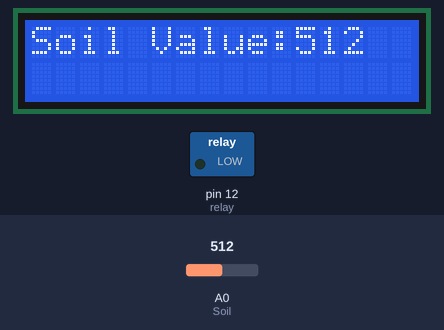
Bench run of a sketch on a simulated Arduino Uno, built with avr-gcc and run on an emulated ATmega328P. On the bench: 16×2 character LCD, switched loads named in the sketch (green lamp = pin HIGH). The inputs (shaded band) are chosen by the test bench; at power-on: A0 (Soil) = 512. The modem accepts every AT command (registered, SIM ready, sends succeed) and sends nothing else; what the sketch prints to the serial monitor is not drawn.

Above: at 4.2 s.
4.3 s: A0 (Soil) set to 585
At 11.6 s:
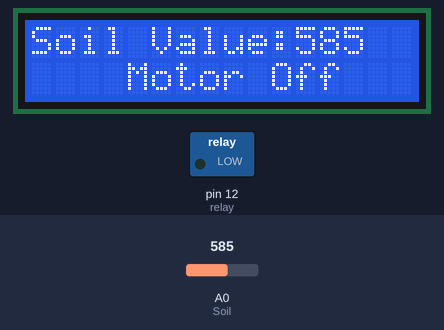
14.3 s: A0 (Soil) set to 613
At 18.4 s:
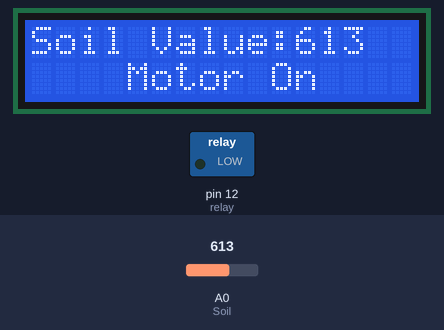
24.3 s: A0 (Soil) set to 590
At 26.2 s:
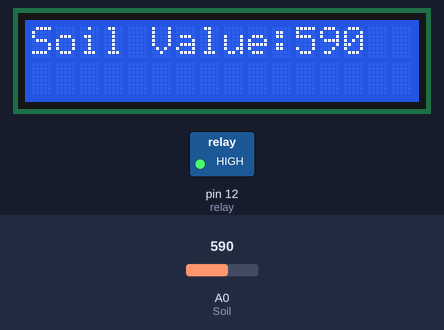
Timing chart, 0 to 30.6 s (numbered marks = the images above; inputs shaded):
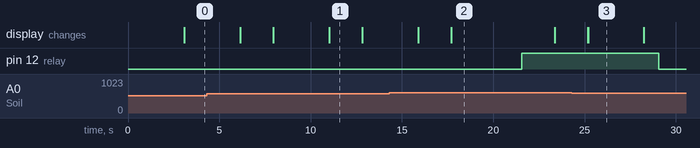

The sketch:

iculture_Field_Motor_Control_System_using_Global_System_for_.ino
```cpp
#include<LiquidCrystal.h>
#include <SoftwareSerial.h>

// Create instances for SoftwareSerial and LiquidCrystal
LiquidCrystal lcd(10,11,4,5,6,7);
SoftwareSerial sim800l(2,3); // RX, TX
int Soil=A0;
int relay=12;

bool watermotor = false;
bool soildry = false;
void setup()
{
 pinMode(Soil,INPUT);
 pinMode(relay,OUTPUT);
 Serial.begin(9600);
 sim800l.begin(9600);
 lcd.begin(16,2);
 project_name();

}

void loop() {
int value=analogRead(Soil);
Serial.print("Soil-Value:");
Serial.println(value);
lcd.setCursor(0,0);
lcd.print("Soil Value:");
lcd.print(value);
if(value>=600)
{
      lcd.setCursor(0,1);
      lcd.print("    Motor On");
      delay(800);
}
else
{
      lcd.setCursor(0,1);
      sendSMS("+919398594569", "water pump is Off Soil is wet");
      lcd.print("    Motor Off");

      delay(800);
}
if (value >=600 && !watermotor) {
  sendSMS("+919398594569", "Soil is Dry\nWater Pump is On");
    digitalWrite(relay, HIGH);

    watermotor = true; // Set flag to avoid resending

    delay(800);

  }

  if (value < 600 && watermotor && !soildry ) {
    digitalWrite(relay, LOW);

    sendSMS("+919398594569", "water pump is Off Soil is wet");
    delay(800);
    soildry  = true; // Set flag to avoid resending

  }

  // Reset flags if water level drops below 100
  if (value < 600 && soildry) {
    watermotor = false; // Allow for new motor on message when water level is low again
    soildry  = false; // Allow for new tank full message when tank is full again
  }
  delay(1000);
  lcd.clear();
}
void project_name()
{
  lcd.setCursor(0,0);
  lcd.print("Agri Motor");
  lcd.setCursor(0,1);
  lcd.print("     Control GSM");
  delay(3000);
  lcd.clear();
}
void sendSMS(const char* phoneNumber, const char* message) {
  sim800l.println("AT+CMGF=1"); // Set SMS mode to text
  delay(1000);
  sim800l.print("AT+CMGS=\"");
  sim800l.print(phoneNumber);
  sim800l.println("\"");
  delay(1000);
  sim800l.print(message);
  sim800l.write(0x1A); // Send Ctrl+Z to finish message
  delay(1000);
}
```

Measured:
- the behaviour switches between 599 and 600 on A0 (Soil) (found by bisection; images 1 and 2)
- after the input at 14.3 s, pin 12 (relay): LOW → HIGH after 7.3 s; the display: first differs from a run without the input after 3.4 s (image 2)
- after the input at 24.3 s, pin 12 (relay): HIGH → LOW after 4.8 s; the display: first differs from a run without the input after 0.89 s (image 3)
- what the display in image 1 shows lasts 1.8 s, from 11.0 s to 12.8 s
- what the display in image 2 shows lasts 5.7 s, from 17.7 s to 23.4 s
